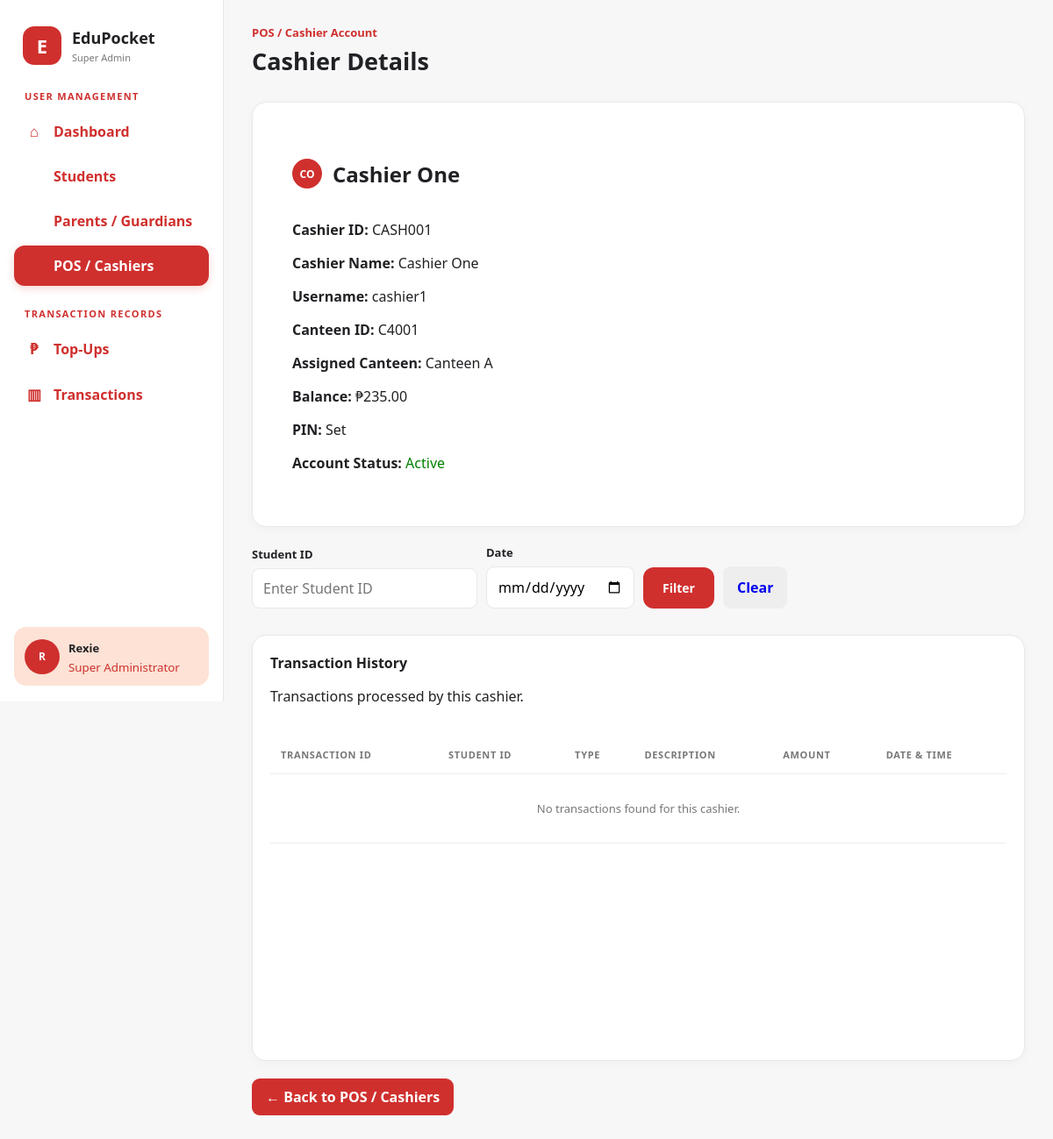
Page /view_cashier.php?cashier_id=CASH001 on the committed database.
### tables this page shows
CREATE TABLE `cashiers` (
  `cashier_id` varchar(20) NOT NULL,
  `Fname` varchar(100) NOT NULL,
  `username` varchar(50) NOT NULL,
  `password` varchar(255) NOT NULL,
  `pin` varchar(255) DEFAULT NULL,
  `canteen_id` varchar(20) DEFAULT NULL,
  `balance` decimal(10,2) NOT NULL DEFAULT 0.00,
  `profile_photo` varchar(255) DEFAULT NULL
);

CREATE TABLE `canteens` (
  `canteen_id` varchar(20) NOT NULL,
  `Fname` varchar(100) NOT NULL,
  `Password` varchar(255) NOT NULL,
  `pin` varchar(255) DEFAULT NULL,
  `location` varchar(255) DEFAULT NULL,
  `balance` decimal(10,2) NOT NULL DEFAULT 0.00,
  `profile_photo` varchar(255) DEFAULT NULL
);

### view_cashier.php (the view, shortened to what this page needs)
<?php
require_once "db.php";
$cashierID = trim(
    $_GET["cashier_id"] ?? ""
);
$studentId = trim(
    $_GET["student_id"] ?? ""
);
$date = trim(
    $_GET["date"] ?? ""
);
$stmt = $conn->prepare("
    SELECT
        cashier_id,
        Fname,
        username,
        password,
        pin,
        canteen_id,
        balance,
        profile_photo
    FROM cashiers
    WHERE cashier_id = ?
");
$stmt->bind_param(
    "s",
    $cashierID
);
$stmt->execute();
$result = $stmt->get_result();
$cashier = $result->fetch_assoc();
$canteenName = "None";
if (!empty($cashier["canteen_id"])) {
    $canteenStmt = $conn->prepare("
        SELECT Fname
        FROM canteens
        WHERE canteen_id = ?
    ");
    if ($canteenStmt) {
        $canteenStmt->bind_param(
            "s",
            $cashier["canteen_id"]
        );
        $canteenStmt->execute();
        $canteenResult =
            $canteenStmt->get_result();
        $canteenData =
            $canteenResult->fetch_assoc();
        if ($canteenData) {
            $canteenName =
                $canteenData["Fname"];
        }
    }
}
$name = $cashier["Fname"];
$words = explode(
    " ",
    trim($name)
);
$initials = "";
foreach ($words as $word) {
    if (!empty($word)) {
        $initials .= strtoupper(
            substr(
                $word,
                0,
                1
            )
        );
    }
}
$initials = substr(
    $initials,
    0,
    2
);
$transactionsQuery = "
    SELECT
        transaction_id,
        student_num,
        amount,
        transaction_type,
        description,
        date_time,
        canteen_id,
        cashier_id
    FROM transactions
    WHERE cashier_id = ?
";
$params = [
    $cashierID
];
$types = "s";
$transactionsQuery .= "
    ORDER BY date_time DESC
";
$stmt = $conn->prepare(
    $transactionsQuery
);
$stmt->bind_param(
    $types,
    ...$params
);
$stmt->execute();
$transactionsResult =
    $stmt->get_result();
?>
<!DOCTYPE html>
<html lang="en">
<head>
    <link
        rel="stylesheet"
        href="style.css?v=<?php echo time(); ?>"
    >
</head>
<body>
<div class="app">
    <aside class="sidebar">
        <div class="brand">
            <div class="logo">
                E
            </div>
            <div>
                <div class="brand-title">
                    EduPocket
                </div>
                <span class="brand-subtitle">
                    Super Admin
                </span>
            </div>
        </div>
        <div class="nav-title">
            User Management
        </div>
        <nav class="nav">
            <button
                onclick="window.location.href='index.php'"
            >
                <span class="nav-icon">
                    ⌂
                </span>
                Dashboard
            </button>
            <button
                onclick="window.location.href='students.php'"
            >
                Students
            </button>
            <button
                onclick="window.location.href='parents.php'"
            >
                Parents / Guardians
            </button>
            <button
                class="active"
                onclick="window.location.href='pos_cashiers.php'"
            >
                POS / Cashiers
            </button>
        </nav>
        <div class="nav-title finance-title">
            Transaction Records
        </div>
        <nav class="nav">
            <button
                onclick="window.location.href='topups.php'"
            >
                <span class="nav-icon">
                    ₱
                </span>
                Top-Ups
            </button>
            <button
                onclick="window.location.href='transactions.php'"
            >
                <span class="nav-icon">
                    ▥
                </span>
                Transactions
            </button>
        </nav>
        <div class="sidebar-footer">
            <div class="admin-card">
                <div class="avatar">
                    R
                </div>
                <div>
                    <strong>
                        Rexie
                    </strong>
                    <small>
                        Super Administrator
                    </small>
                </div>
            </div>
        </div>
    </aside>
    <main style="width:100%;">
        <div class="topbar">
            <div>
                <div class="eyebrow">
                    POS / Cashier Account
                </div>
                <h1>
                    Cashier Details
                </h1>
            </div>
        </div>
        <section class="card">
            <div style="padding:25px;">
                <div class="user-cell">
                    <div class="avatar">
                        <?php
                        echo htmlspecialchars(
                            $initials
                        );
                        ?>
                    </div>
                    <h2>
                        <?php
                        echo htmlspecialchars(
                            $cashier["Fname"]
                        );
                        ?>
                    </h2>
                </div>
                <p>
                    <strong>
                        Cashier ID:
                    </strong>
                    <?php
                    echo htmlspecialchars(
                        $cashier["cashier_id"]
                    );
                    ?>
                </p>
                <p>
                    <strong>
                        Cashier Name:
                    </strong>
                    <?php
                    echo htmlspecialchars(
                        $cashier["Fname"]
                    );
                    ?>
                </p>
                <p>
                    <strong>
                        Username:
                    </strong>
                    <?php
                    echo htmlspecialchars(
                        $cashier["username"]
                    );
                    ?>
                </p>
                <p>
                    <strong>
                        Canteen ID:
                    </strong>
                    <?php
                    echo htmlspecialchars(
                        $cashier["canteen_id"]
                            ?? "None"
                    );
                    ?>
                </p>
                <p>
                    <strong>
                        Assigned Canteen:
                    </strong>
                    <?php
                    echo htmlspecialchars(
                        $canteenName
                    );
                    ?>
                </p>
                <p>
                    <strong>
                        Balance:
                    </strong>
                    ₱<?php
                    echo number_format(
                        (float)$cashier["balance"],
                        2
                    );
                    ?>
                </p>
                <p>
                    <strong>
                        PIN:
                    </strong>
                    <?php
                    if (!empty($cashier["pin"])) {
                        echo "Set";
                    } else {
                        echo "Not Set";
                    }
                    ?>
                </p>
                <p>
                    <strong>
                        Account Status:
                    </strong>
                    <span style="color:green;">
                        Active
                    </span>
                </p>
            </div>
        </section>
        <div
            style="
                padding:20px 0px 10px 0px;
            "
        >
            <form
                method="GET"
                style="
                    display:flex;
                    gap:10px;
                    align-items:flex-end;
                    flex-wrap:wrap;
                "
            >
                <div
                    class="form-group"
                    style="margin:0;"
                >
                    <label>
                        Student ID
                    </label>
                    <input
                        type="text"
                        name="student_id"
                        placeholder="Enter Student ID"
                        value="<?php
                            echo htmlspecialchars(
                                $studentId
                            );
                        ?>"
                    >
                </div>
                <div
                    class="form-group"
                    style="margin:0;"
                >
                    <label>
                        Date
                    </label>
                    <input
                        type="date"
                        name="date"
                        value="<?php
                            echo htmlspecialchars(
                                $date
                            );
                        ?>"
                    >
                </div>
                <button
                    type="submit"
                    class="add-student-btn"
                >
                    Filter
                </button>
                <a
                    href="view_cashier.php?cashier_id=<?php
                        echo urlencode(
                            $cashierID
                        );
                    ?>"
                    class="cancel-btn"
                    style="
                        text-decoration:none;
                        display:flex;
                        align-items:center;
                        justify-content:center;
                        height:48px;
                        box-sizing:border-box;
                    "
                >
                    Clear
                </a>
            </form>
        </div>
        <section
            class="card table-card"
            style="margin-top:20px;"
        >
            <div class="card-header">
                <div>
                    <h2>
                        Transaction History
                    </h2>
                    <p>
                        Transactions processed by this cashier.
                    </p>
                </div>
            </div>
            <div class="table-wrapper">
                <table id="usersTable">
                    <thead>
                        <tr>
                            <th>
                                Transaction ID
                            </th>
                            <th>
                                Student ID
                            </th>
                            <th>
                                Type
                            </th>
                            <th>
                                Description
                            </th>
                            <th>
                                Amount
                            </th>
                            <th>
                                Date & Time
                            </th>
                        </tr>
                    </thead>
                    <tbody>
                    <?php
                    if (
                        $transactionsResult->num_rows > 0
                    ):
                    ?>
                        <?php
                        while (
                            $transaction =
                                $transactionsResult->fetch_assoc()
                        ):
                        ?>
                            <tr>
                                <td>
                                    <?php
                                    echo htmlspecialchars(
                                        $transaction[
                                            "transaction_id"
                                        ]
                                    );
                                    ?>
                                </td>
                                <td>
                                    <?php
                                    echo htmlspecialchars(
                                        $transaction[
                                            "student_num"
                                        ]
                                    );
                                    ?>
                                </td>
                                <td>
                                    <?php
                                    echo htmlspecialchars(
                                        $transaction[
                                            "transaction_type"
                                        ]
                                    );
                                    ?>
                                </td>
                                <td>
                                    <?php
                                    echo htmlspecialchars(
                                        $transaction[
                                            "description"
                                        ]
                                            ?? "N/A"
                                    );
                                    ?>
                                </td>
                                <td>
                                    ₱<?php
                                    echo number_format(
                                        (float)$transaction[
                                            "amount"
                                        ],
                                        2
                                    );
                                    ?>
                                </td>
                                <td>
                                    <?php
                                    echo htmlspecialchars(
                                        $transaction[
                                            "date_time"
                                        ]
                                    );
                                    ?>
                                </td>
                            </tr>
                        <?php
                        endwhile;
                        ?>
                    <?php else: ?>
                        <tr>
                            <td
                                colspan="7"
                                style="
                                    text-align:center;
                                    padding:30px;
                                    color:#777;
                                "
                            >
                                No transactions found for this cashier.
                            </td>
                        </tr>
                    <?php endif; ?>
                    </tbody>
                </table>
            </div>
        </section>
        <div style="margin-top:20px;">
            <button
                class="save-btn"
                onclick="window.location.href='pos_cashiers.php'"
            >
                ← Back to POS / Cashiers
            </button>
        </div>
    </main>
</div>
</body>
</html>

### rows in the picture
cashiers: Fname "Cashier One", cashier_id "CASH001", username "cashier1", canteen "C4001", balance "235.00"
canteens: Fname "Canteen A"

### other values in the picture
$initials "CO"
